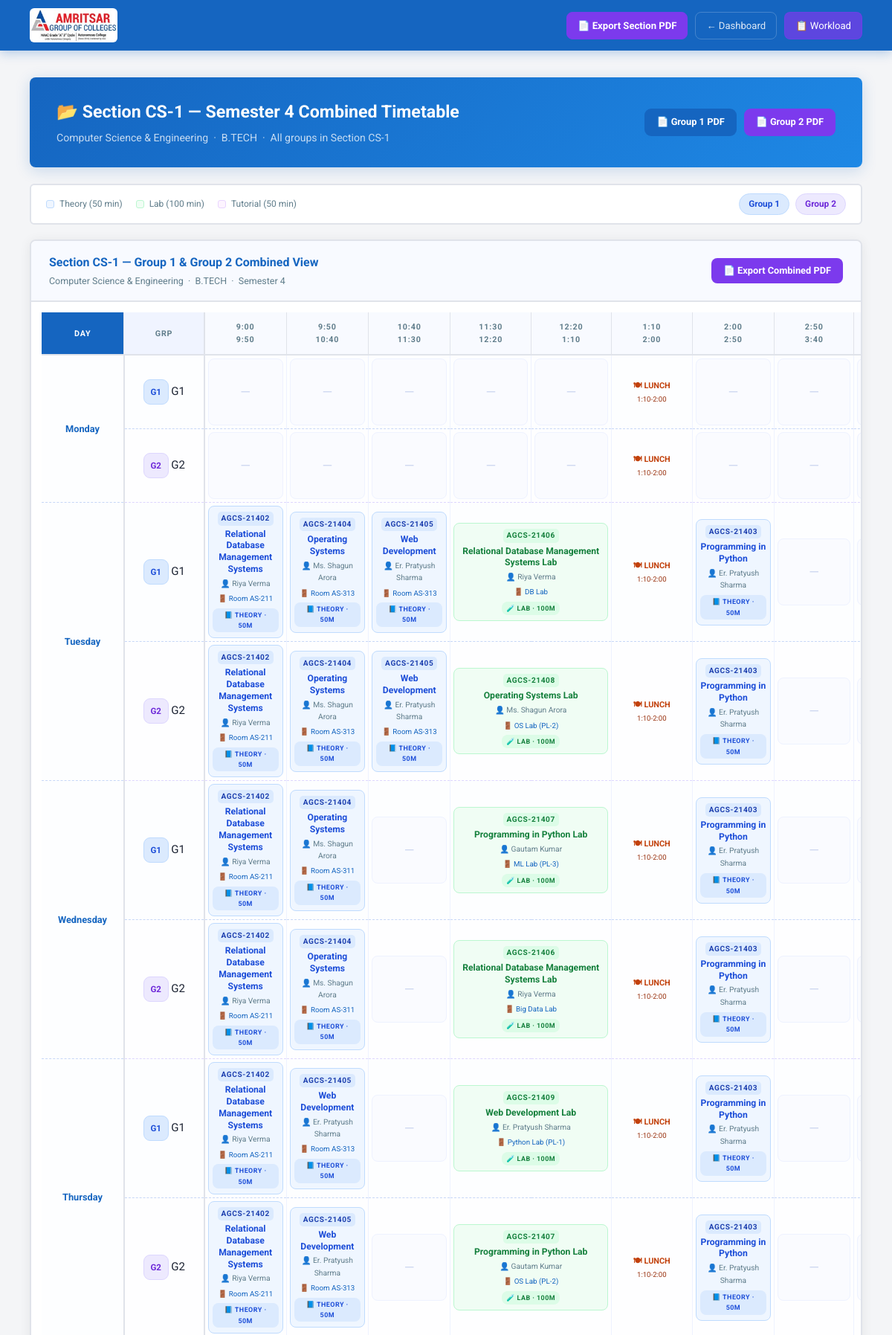
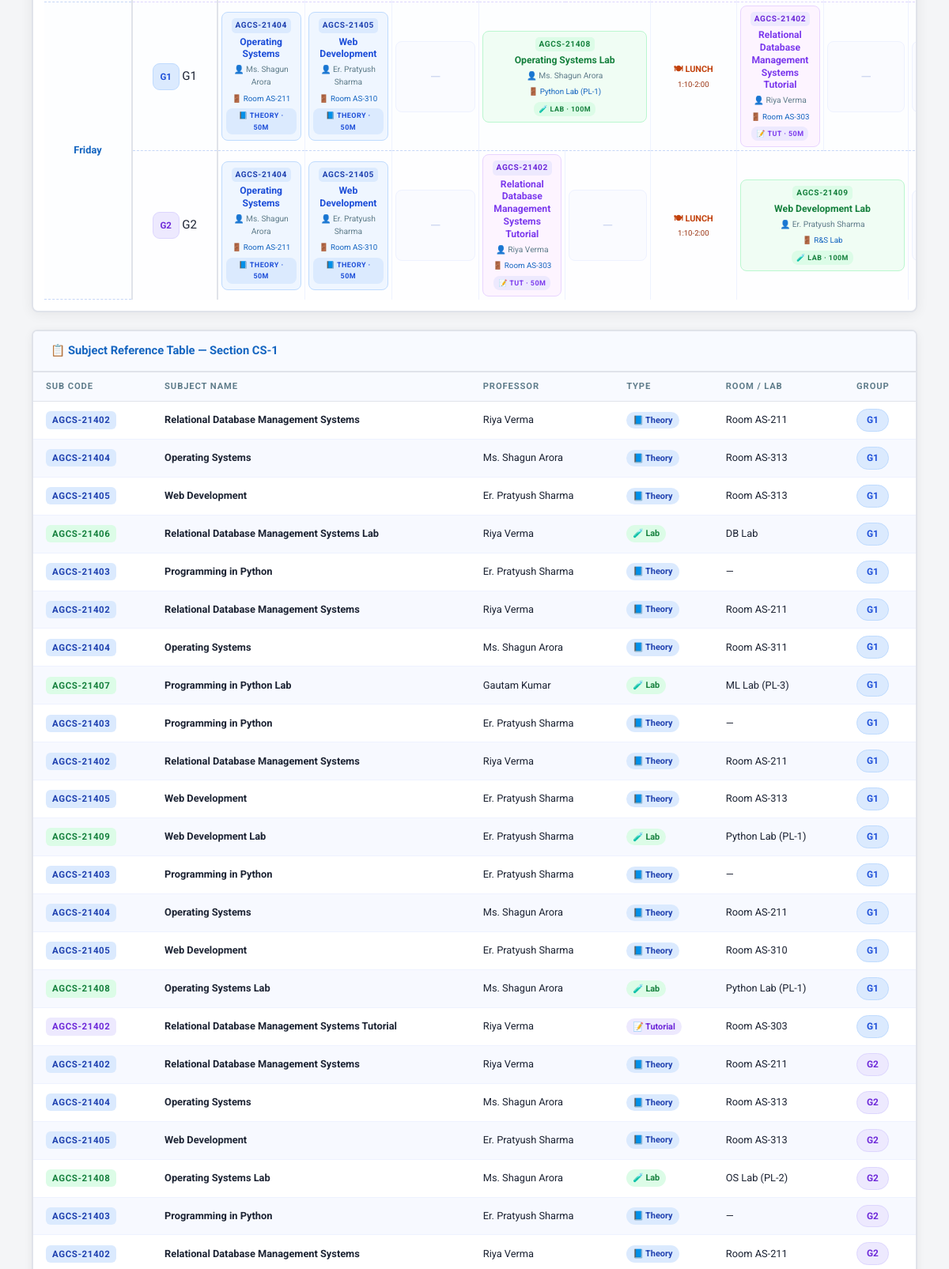
Screenshot of /section-timetable/83/4/CS-1/ (signed in, upper part) with the database file from the repository (2 pictures, top to bottom).
### scheduler/models.py (models this page shows, shortened)
class Course(models.Model):
    COURSE_CHOICES = (
        ('BTECH', 'B.TECH'), ('BE', 'BE'), ('MTECH', 'M.TECH'), ('CUSTOM', 'Custom'),
    )
    department = models.ForeignKey(Department, on_delete=models.CASCADE, related_name='courses')
    name = models.CharField(max_length=10, choices=COURSE_CHOICES)
    custom_name = models.CharField(max_length=100, blank=True, default='')
    def get_display_name(self):
        if self.name == 'CUSTOM' and self.custom_name:
            return self.custom_name
        return self.get_name_display()

class Department(models.Model):
    name = models.CharField(max_length=100)

class Section(models.Model):
    YEAR_CHOICES = (
        ('1', 'Semester 1'), ('2', 'Semester 2'), ('3', 'Semester 3'), ('4', 'Semester 4'),
        ('5', 'Semester 5'), ('6', 'Semester 6'), ('7', 'Semester 7'), ('8', 'Semester 8'),
        ('CUSTOM', 'Custom'),
    )
    SECTION_CHOICES = (
        ('A', 'Section A'), ('B', 'Section B'), ('C', 'Section C'),
        ('D', 'Section D'), ('E', 'Section E'), ('CUSTOM', 'Custom Section'),
    )
    GROUP_CHOICES = (('G1', 'Group 1'), ('G2', 'Group 2'), ('G3', 'Group 3'), ('G4', 'Group 4'),)
    course = models.ForeignKey(Course, on_delete=models.CASCADE, related_name='sections')
    year = models.CharField(max_length=10, choices=YEAR_CHOICES)
    custom_year = models.CharField(max_length=50, blank=True, default='')
    section_name = models.CharField(max_length=20, choices=SECTION_CHOICES, default='A')
    custom_section_name = models.CharField(max_length=50, blank=True, default='')
    program = models.CharField(max_length=30, blank=True, default='')
    group = models.CharField(max_length=10, choices=GROUP_CHOICES)
    fixed_room = models.ForeignKey(
        Room, on_delete=models.SET_NULL, null=True, blank=True,
        related_name='fixed_sections',
        help_text='If set, theory lectures always use this room.')
    free_day = models.CharField(
        max_length=10, blank=True, default='',
        choices=[('', 'None')] + DAY_CHOICES,
        help_text='Weekly holiday for this section (e.g. Wednesday). No lectures scheduled on this day.'
    )
    section_start_slot = models.IntegerField(
        null=True, blank=True,
        choices=SLOT_CHOICES,
        help_text='Override start time for this section (leave blank to use department default).'
    )
    class_count = models.IntegerField(
        default=0,
        help_text='Number of students. Used to auto-select a room with sufficient capacity when no fixed room is set.'
    )
    class Meta:
        unique_together = ('course', 'year', 'section_name', 'group', 'custom_year', 'custom_section_name')

class TimeSlot(models.Model):
    day = models.CharField(max_length=10)
    slot = models.IntegerField()
    subject = models.ForeignKey(Subject, on_delete=models.CASCADE)
    professor = models.ForeignKey(Professor, on_delete=models.CASCADE)
    section = models.ForeignKey(Section, on_delete=models.CASCADE, null=True, blank=True)
    room = models.ForeignKey(Room, on_delete=models.SET_NULL, null=True, blank=True, related_name='timeslots')

class Subject(models.Model):
    TYPE_CHOICES = (
        ('THEORY', 'Theoretical'), ('LAB', 'Lab'),
        ('TUTORIAL', 'Tutorial'), ('NPTEL', 'NPTEL (after 2:00 PM only)'),
    )
    ALLOWED_GROUPS_CHOICES = (
        ('G1', 'Group 1 Only'), ('G2', 'Group 2 Only'), ('G3', 'Group 3 Only'), ('G4', 'Group 4 Only'), ('BOTH', 'All Groups'),
    )
    code = models.CharField(max_length=20, blank=True, default='', verbose_name='Subject Code')
    name = models.CharField(max_length=100)
    subject_type = models.CharField(max_length=10, choices=TYPE_CHOICES)
    professors = models.ManyToManyField(Professor)
    duration = models.IntegerField(default=1)  # 1=50min, 2=100min (lab)
    lectures_per_week = models.IntegerField()
    section = models.ForeignKey(Section, on_delete=models.CASCADE, related_name='subjects', null=True, blank=True)
    lab_room = models.ForeignKey(Room, on_delete=models.SET_NULL, null=True, blank=True, related_name='pinned_subjects')
    allowed_groups = models.CharField(max_length=10, choices=ALLOWED_GROUPS_CHOICES, default='BOTH')
    specialization_required = models.BooleanField(default=False)
    is_elective = models.BooleanField(default=False)

class Professor(models.Model):
    name = models.CharField(max_length=100)
    professor_id = models.CharField(max_length=50, blank=True, default='')
    department = models.ForeignKey(
        'Department', on_delete=models.SET_NULL, null=True, blank=True,
        related_name='professors')
    departments = models.ManyToManyField(
        'Department', blank=True, related_name='shared_professors')
    email = models.EmailField(blank=True)
    max_workload_hours_per_week = models.IntegerField(default=20)
    specialization_subjects = models.TextField(blank=True, default='')
    section_restrictions = models.TextField(blank=True, default='')

class Room(models.Model):
    ROOM_TYPE_CHOICES = (
        ('CLASSROOM', 'Classroom'), ('LAB', 'Lab'),
    )
    name = models.CharField(max_length=100)
    room_id = models.CharField(max_length=50, blank=True, default='')
    room_type = models.CharField(max_length=10, choices=ROOM_TYPE_CHOICES, default='CLASSROOM')
    capacity = models.IntegerField(default=60)
    department = models.ForeignKey(
        'Department', on_delete=models.SET_NULL, null=True, blank=True, related_name='rooms')
    allowed_subjects = models.TextField(
        blank=True, default='all',
        help_text='"all" or comma-separated subject names/codes this lab can host.')

### scheduler/views.py (the view)
# urls.py: path('section-timetable/<int:course_id>/<str:year>/<str:section_name>/', views.section_combined_timetable, name='section_combined_timetable'),
def section_combined_timetable(request, course_id, year, section_name):
    from django.db.models import Q
    course = get_object_or_404(Course, id=course_id)
    groups = Section.objects.filter(course=course, year=year).filter(
        Q(section_name=section_name) | Q(section_name='CUSTOM', custom_section_name=section_name)
    ).select_related('course__department').order_by('group')
    if not groups.exists():
        messages.error(request, 'No groups found for this section.')
        return redirect('dashboard')
    group_tables = []
    for section in groups:
        table = {}
        for day in DAYS:
            cells = []
            skip_next = False
            for i, slot in enumerate(SLOTS):
                if skip_next:
                    skip_next = False
                    cells.append({'entry': None, 'colspan': 1, 'skip': True, 'slot': slot})
                    continue
                entries = list(TimeSlot.objects.filter(day=day, slot=slot, section=section).select_related('subject', 'professor', 'room').order_by('id'))
                entry = entries[0] if entries else None
                if entry and entry.subject.subject_type == 'LAB':
                    next_slot = SLOTS[i + 1] if i + 1 < len(SLOTS) else None
                    if next_slot:
                        next_entry = TimeSlot.objects.filter(day=day, slot=next_slot, section=section).first()
                        if next_entry and next_entry.subject == entry.subject:
                            cells.append({'entry': entry, 'entries': entries, 'colspan': 2, 'skip': False, 'slot': slot})
                            skip_next = True
                            continue
                cells.append({'entry': entry, 'entries': entries, 'colspan': 1, 'skip': False, 'slot': slot})
            table[day] = cells
        group_tables.append({'section': section, 'table': table})
    year_display = dict(Section.YEAR_CHOICES).get(year, year)
    lunch_label = _get_lunch_label(course.department_id)
    lunch_slots = _get_lunch_slots(course.department_id)
    return render(request, 'section_combined_timetable.html', {
        'course': course, 'year': year, 'year_display': year_display,
        'section_name': section_name, 'group_tables': group_tables,
        'slots': SLOTS, 'slot_times': SLOT_TIMES, 'days': DAYS,
        'lunch_label': lunch_label, 'lunch_slots': lunch_slots,
    })

### template/section_combined_timetable.html (shortened to what this page needs)
{% load dict_filters %}
<!DOCTYPE html>
<html lang="en">
<head>
</head>
<body>
<nav>
  <div class="brand">
    <img src="/static/agclogo.jpg" alt="AGC Logo">
  </div>
  <div class="nav-right">
    <a href="/section-timetable/{{ course.id }}/{{ year }}/{{ section_name }}/pdf/" class="nav-btn btn-pdf">📄 Export Section PDF</a>
    {% if auth_is_staff %}
    <a href="/" class="nav-btn">← Dashboard</a>
    <a href="/workload-report/" class="nav-btn" style="background:rgba(124,58,237,.7);color:#fff;border-color:rgba(124,58,237,.5);">📋 Workload</a>
    {% endif %}
  </div>
</nav>
<main>
  <div class="page-header">
    <div class="page-header-left">
      <h1>📂 Section {{ section_name }} — {{ year_display }} Combined Timetable</h1>
      <p>{{ course.department.name }} &nbsp;·&nbsp; {{ course.get_display_name }} &nbsp;·&nbsp; All groups in Section {{ section_name }}</p>
    </div>
    <div class="page-header-actions">
      {% for gt in group_tables %}
      <a href="/timetable/{{ gt.section.id }}/pdf/"
         class="header-pdf-btn"
         style="{% if gt.section.group == 'G1' %}background:var(--blue);{% elif gt.section.group == 'G2' %}background:var(--purple);{% elif gt.section.group == 'G3' %}background:var(--g3);{% else %}background:var(--g4);{% endif %}">
        📄 {{ gt.section.get_group_display }} PDF
      </a>
      {% endfor %}
    </div>
  </div>
  <div class="legend-bar">
    <div class="leg"><span class="leg-dot ld-theory"></span>Theory (50 min)</div>
    <div class="leg"><span class="leg-dot ld-lab"></span>Lab (100 min)</div>
    <div class="leg"><span class="leg-dot ld-tut"></span>Tutorial (50 min)</div>
    <div style="margin-left:auto;display:flex;gap:8px;align-items:center;">
      {% for gt in group_tables %}
      <span class="group-pill {% if gt.section.group == 'G1' %}pill-g1{% elif gt.section.group == 'G2' %}pill-g2{% elif gt.section.group == 'G3' %}pill-g3{% else %}pill-g4{% endif %}">
        {{ gt.section.get_group_display }}
      </span>
      {% endfor %}
    </div>
  </div>
  {% if group_tables %}
  <div class="table-card">
    <div class="table-card-header">
      <div>
        <div class="table-card-title">Section {{ section_name }} — {% for gt in group_tables %}{{ gt.section.get_group_display }}{% if not forloop.last %} &amp; {% endif %}{% endfor %} Combined View</div>
        <div class="table-card-sub">{{ course.department.name }} &nbsp;·&nbsp; {{ course.get_display_name }} &nbsp;·&nbsp; {{ year_display }}</div>
      </div>
      <a href="/section-timetable/{{ course.id }}/{{ year }}/{{ section_name }}/pdf/" class="pdf-btn">📄 Export Combined PDF</a>
    </div>
    <div class="tt-wrap">
      <table class="combined">
        <thead>
          <tr>
            <th>Day</th>
            <th class="grp-col">Grp</th>
            <th>9:00<br>9:50</th>
            <th>9:50<br>10:40</th>
            <th>10:40<br>11:30</th>
            <th>11:30<br>12:20</th>
            <th>12:20<br>1:10</th>
            <th>1:10<br>2:00</th>
            <th>2:00<br>2:50</th>
            <th>2:50<br>3:40</th>
            <th>3:40<br>4:30</th>
          </tr>
        </thead>
        <tbody>
          {% for day in days %}
            {% for gt in group_tables %}
            <tr class="row-{{ gt.section.group|lower }}">
              {% if forloop.first %}
              <td class="day-cell" rowspan="{{ group_tables|length }}">{{ day }}</td>
              {% endif %}
              <td class="grp-cell">
                <span class="grp-tag {% if gt.section.group == 'G1' %}grp-tag-g1{% elif gt.section.group == 'G2' %}grp-tag-g2{% elif gt.section.group == 'G3' %}grp-tag-g3{% else %}grp-tag-g4{% endif %}">&nbsp;{{ gt.section.group }}&nbsp;</span>
                  {{ gt.section.group }}
              </td>
              {% for cell in gt.table|dict_key:day %}
                {% if not cell.skip %}
                  <td {% if cell.colspan == 2 %}colspan="2"{% endif %}>
                    {% if cell.slot in lunch_slots %}
                      <div class="cell cell-lunch"><div class="lunch-label">🍽 Lunch</div><div class="lunch-time">{{ slot_times|dict_key:cell.slot }}</div></div>
                    {% elif cell.entry %}
                      <div class="cell {% if cell.entry.subject.is_elective %}cell-elec{% elif cell.entry.subject.subject_type == 'LAB' %}cell-lab{% elif cell.entry.subject.subject_type == 'TUTORIAL' %}cell-tut{% else %}cell-theory{% endif %}">
                        {% if cell.entry.subject.code %}<div class="cell-code">{{ cell.entry.subject.code }}</div>{% endif %}
                        <div class="cell-name">{{ cell.entry.subject.name }}</div>
                        <div class="cell-prof">👤 {{ cell.entry.professor.name }}</div>
                        {% if cell.entry.room %}<div class="cell-room">🚪 {{ cell.entry.room.name }}</div>{% endif %}
                        <span class="cell-badge">
                          {% if cell.entry.subject.is_elective %}🔀 Elective · 50m
                          {% elif cell.entry.subject.subject_type == 'LAB' %}🧪 Lab · 100m
                          {% elif cell.entry.subject.subject_type == 'TUTORIAL' %}📝 Tut · 50m
                          {% else %}📘 Theory · 50m{% endif %}
                        </span>
                      </div>
                    {% else %}
                      <div class="cell cell-empty"><span class="empty-dash">—</span></div>
                    {% endif %}
                  </td>
                {% endif %}
              {% endfor %}
            </tr>
            {% endfor %}
          {% endfor %}
        </tbody>
      </table>
    </div>
  </div>
  {% else %}
  <div class="no-data">
    No timetable generated yet. <a href="/generate-smart/" style="color:var(--blue);font-weight:700;">⚡ Generate →</a>
  </div>
  {% endif %}
  {% if group_tables %}
  {% with subjects_seen="" %}
  <div class="subj-legend">
    <div class="subj-legend-header">
      <h3>📋 Subject Reference Table — Section {{ section_name }}</h3>
    </div>
    <table class="legend-tbl">
      <thead>
        <tr>
          <th>Sub Code</th>
          <th>Subject Name</th>
          <th>Professor</th>
          <th>Type</th>
          <th>Room / Lab</th>
          <th>Group</th>
        </tr>
      </thead>
      <tbody>
        {% for gt in group_tables %}
          {% for day in days %}
            {% for cell in gt.table|dict_key:day %}
              {% if cell.entry and not cell.skip %}
                <tr>
                  <td>
                    <span class="code-chip {% if cell.entry.subject.is_elective %}chip-elec{% elif cell.entry.subject.subject_type == 'LAB' %}chip-lab{% elif cell.entry.subject.subject_type == 'TUTORIAL' %}chip-tut{% else %}chip-theory{% endif %}">
                      {% if cell.entry.subject.code %}{{ cell.entry.subject.code }}{% else %}—{% endif %}
                    </span>
                  </td>
                  <td><strong>{{ cell.entry.subject.name }}</strong></td>
                  <td>{{ cell.entry.professor.name }}</td>
                  <td>
                    <span class="type-badge {% if cell.entry.subject.is_elective %}chip-elec{% elif cell.entry.subject.subject_type == 'LAB' %}chip-lab{% elif cell.entry.subject.subject_type == 'TUTORIAL' %}chip-tut{% else %}chip-theory{% endif %}">
                      {% if cell.entry.subject.is_elective %}🔀 Elective
                      {% elif cell.entry.subject.subject_type == 'LAB' %}🧪 Lab
                      {% elif cell.entry.subject.subject_type == 'TUTORIAL' %}📝 Tutorial
                      {% else %}📘 Theory{% endif %}
                    </span>
                  </td>
                  <td>{% if cell.entry.room %}{{ cell.entry.room.name }}{% else %}—{% endif %}</td>
                  <td>
                    <span class="group-pill {% if gt.section.group == 'G1' %}pill-g1{% elif gt.section.group == 'G2' %}pill-g2{% elif gt.section.group == 'G3' %}pill-g3{% else %}pill-g4{% endif %}">
                      {{ gt.section.group }}
                    </span>
                  </td>
                </tr>
              {% endif %}
            {% endfor %}
          {% endfor %}
        {% endfor %}
      </tbody>
    </table>
  </div>
  {% endwith %}
  {% endif %}
</main>
</body>
</html>

### rows the page displays
Course: department.name "Computer Science & Engineering", get_display_name "B.TECH"
Section: section.group "Group 1", free_day "Monday", section.group "G1", table "1:10-2:00" "1:10-2:00" "1:10-2:00" "1:10-2:00" "1:10-2:00", day "Tuesday", day "Wednesday", day "Thursday", day "Friday"
Section: section.group "Group 2", section.group "G2", table "1:10-2:00" "1:10-2:00" "1:10-2:00" "1:10-2:00" "1:10-2:00"
TimeSlot: entry.subject.code "AGCS-21402", entry.subject.name "Relational Database Management Systems", entry.professor.name "Riya Verma", entry.room.name "Room AS-211", shows "📘 THEORY · 50M", shows "📘 Theory"
TimeSlot: entry.subject.code "AGCS-21404", entry.subject.name "Operating Systems", entry.professor.name "Ms. Shagun Arora", entry.room.name "Room AS-313", shows "📘 THEORY · 50M", shows "📘 Theory"
TimeSlot: entry.subject.code "AGCS-21405", entry.subject.name "Web Development", entry.professor.name "Er. Pratyush Sharma", entry.room.name "Room AS-313", shows "📘 THEORY · 50M", shows "📘 Theory"
TimeSlot: entry.subject.code "AGCS-21406", entry.subject.name "Relational Database Management Systems Lab", entry.professor.name "Riya Verma", entry.room.name "DB Lab", shows "🧪 LAB · 100M", shows "🧪 Lab"
TimeSlot: entry.subject.code "AGCS-21403", entry.subject.name "Programming in Python", entry.professor.name "Er. Pratyush Sharma", shows "📘 THEORY · 50M", shows "📘 Theory"
TimeSlot: entry.subject.code "AGCS-21402", entry.subject.name "Relational Database Management Systems", entry.professor.name "Riya Verma", entry.room.name "Room AS-211", shows "📘 THEORY · 50M", shows "📘 Theory"
TimeSlot: entry.subject.code "AGCS-21404", entry.subject.name "Operating Systems", entry.professor.name "Ms. Shagun Arora", entry.room.name "Room AS-313", shows "📘 THEORY · 50M", shows "📘 Theory"
TimeSlot: entry.subject.code "AGCS-21405", entry.subject.name "Web Development", entry.professor.name "Er. Pratyush Sharma", entry.room.name "Room AS-313", shows "📘 THEORY · 50M", shows "📘 Theory"
TimeSlot: entry.subject.code "AGCS-21408", entry.subject.name "Operating Systems Lab", entry.professor.name "Ms. Shagun Arora", entry.room.name "OS Lab (PL-2)", shows "🧪 LAB · 100M", shows "🧪 Lab"
TimeSlot: entry.subject.code "AGCS-21403", entry.subject.name "Programming in Python", entry.professor.name "Er. Pratyush Sharma", shows "📘 THEORY · 50M", shows "📘 Theory"
TimeSlot: entry.subject.code "AGCS-21402", entry.subject.name "Relational Database Management Systems", entry.professor.name "Riya Verma", entry.room.name "Room AS-211", shows "📘 THEORY · 50M", shows "📘 Theory"
TimeSlot: entry.subject.code "AGCS-21404", entry.subject.name "Operating Systems", entry.professor.name "Ms. Shagun Arora", entry.room.name "Room AS-311", shows "📘 THEORY · 50M", shows "📘 Theory"
TimeSlot: entry.subject.code "AGCS-21407", entry.subject.name "Programming in Python Lab", entry.professor.name "Gautam Kumar", entry.room.name "ML Lab (PL-3)", shows "🧪 LAB · 100M", shows "🧪 Lab"
TimeSlot: entry.subject.code "AGCS-21403", entry.subject.name "Programming in Python", entry.professor.name "Er. Pratyush Sharma", shows "📘 THEORY · 50M", shows "📘 Theory"
TimeSlot: entry.subject.code "AGCS-21402", entry.subject.name "Relational Database Management Systems", entry.professor.name "Riya Verma", entry.room.name "Room AS-211", shows "📘 THEORY · 50M", shows "📘 Theory"
TimeSlot: entry.subject.code "AGCS-21404", entry.subject.name "Operating Systems", entry.professor.name "Ms. Shagun Arora", entry.room.name "Room AS-311", shows "📘 THEORY · 50M"
TimeSlot: entry.subject.code "AGCS-21406", entry.subject.name "Relational Database Management Systems Lab", entry.professor.name "Riya Verma", entry.room.name "Big Data Lab", shows "🧪 LAB · 100M"
TimeSlot: entry.subject.code "AGCS-21403", entry.subject.name "Programming in Python", entry.professor.name "Er. Pratyush Sharma", shows "📘 THEORY · 50M"
TimeSlot: entry.subject.code "AGCS-21402", entry.subject.name "Relational Database Management Systems", entry.professor.name "Riya Verma", entry.room.name "Room AS-211", shows "📘 THEORY · 50M", shows "📘 Theory"
TimeSlot: entry.subject.code "AGCS-21405", entry.subject.name "Web Development", entry.professor.name "Er. Pratyush Sharma", entry.room.name "Room AS-313", shows "📘 THEORY · 50M", shows "📘 Theory"
TimeSlot: entry.subject.code "AGCS-21409", entry.subject.name "Web Development Lab", entry.professor.name "Er. Pratyush Sharma", entry.room.name "Python Lab (PL-1)", shows "🧪 LAB · 100M", shows "🧪 Lab"
TimeSlot: entry.subject.code "AGCS-21403", entry.subject.name "Programming in Python", entry.professor.name "Er. Pratyush Sharma", shows "📘 THEORY · 50M", shows "📘 Theory"
TimeSlot: entry.subject.code "AGCS-21402", entry.subject.name "Relational Database Management Systems", entry.professor.name "Riya Verma", entry.room.name "Room AS-211", shows "📘 THEORY · 50M"
TimeSlot: entry.subject.code "AGCS-21405", entry.subject.name "Web Development", entry.professor.name "Er. Pratyush Sharma", entry.room.name "Room AS-313", shows "📘 THEORY · 50M"
TimeSlot: entry.subject.code "AGCS-21407", entry.subject.name "Programming in Python Lab", entry.professor.name "Gautam Kumar", entry.room.name "OS Lab (PL-2)", shows "🧪 LAB · 100M"
TimeSlot: entry.subject.code "AGCS-21403", entry.subject.name "Programming in Python", entry.professor.name "Er. Pratyush Sharma", shows "📘 THEORY · 50M"
TimeSlot: entry.subject.code "AGCS-21404", entry.subject.name "Operating Systems", entry.professor.name "Ms. Shagun Arora", entry.room.name "Room AS-211", shows "📘 THEORY · 50M", shows "📘 Theory"
TimeSlot: entry.subject.code "AGCS-21405", entry.subject.name "Web Development", entry.professor.name "Er. Pratyush Sharma", entry.room.name "Room AS-310", shows "📘 THEORY · 50M", shows "📘 Theory"
TimeSlot: entry.subject.code "AGCS-21408", entry.subject.name "Operating Systems Lab", entry.professor.name "Ms. Shagun Arora", entry.room.name "Python Lab (PL-1)", shows "🧪 LAB · 100M", shows "🧪 Lab"
TimeSlot: entry.subject.code "AGCS-21402", entry.subject.name "Relational Database Management Systems Tutorial", entry.professor.name "Riya Verma", entry.room.name "Room AS-303", shows "📝 TUT · 50M", shows "📝 Tutorial"
TimeSlot: entry.subject.code "AGCS-21404", entry.subject.name "Operating Systems", entry.professor.name "Ms. Shagun Arora", entry.room.name "Room AS-211", shows "📘 THEORY · 50M"
TimeSlot: entry.subject.code "AGCS-21405", entry.subject.name "Web Development", entry.professor.name "Er. Pratyush Sharma", entry.room.name "Room AS-310", shows "📘 THEORY · 50M"
TimeSlot: entry.subject.code "AGCS-21402", entry.subject.name "Relational Database Management Systems Tutorial", entry.professor.name "Riya Verma", entry.room.name "Room AS-303", shows "📝 TUT · 50M"
TimeSlot: entry.subject.code "AGCS-21409", entry.subject.name "Web Development Lab", entry.professor.name "Er. Pratyush Sharma", entry.room.name "R&S Lab", shows "🧪 LAB · 100M"

### other values shown
{{ section_name }} "CS-1"
{{ year_display }} "Semester 4"
